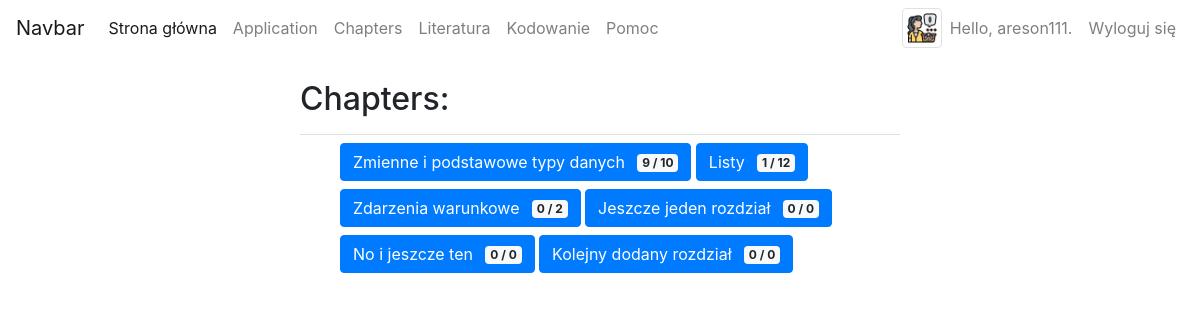
Page /chapters/ (signed in) on the committed database.
### users/models.py (models this page shows, shortened)
class Profile(models.Model):
    user = models.OneToOneField(User, on_delete=models.CASCADE)
    education = models.CharField(choices=EDUCATION_CHOICES, max_length=200)
    age = models.IntegerField()
    profile_image = models.ImageField(default='default-avatar.png', upload_to='users/', null=True, blank=True)
    points = models.IntegerField(default=0)

### chapters/models.py (models this page shows, shortened)
class Chapter(models.Model):
    name = models.CharField(max_length=200)
    text = models.TextField()
    date_added = models.DateTimeField(auto_now_add=True)
    def __str__(self):
        return self.name
    def get_chapter_points(self):
        topics = Topic.objects.filter(chapter_id=self.id)
        ch_points = 0
        for topic in topics:
            ch_points += topic.points
        return ch_points
    def user_chapter_points(self, user):
        topics = Topic.objects.filter(chapter_id=self.id)
        user_points = 0
        for topic in topics:
            approaches = topic.userapproach_set.all()
            for approach in approaches:
                if approach.user == user:
                    user_points += approach.points_earned
        return user_points

class Topic(models.Model):
    chapter = models.ForeignKey(Chapter, on_delete=models.DO_NOTHING)
    name = models.CharField(max_length=200)
    text = models.TextField()
    approach = models.TextField(default='print("Hello World!")')
    points = models.IntegerField(default=3)
    date_added = models.DateTimeField(auto_now_add=True)
    output = models.TextField(default='Hello World!')

class UserApproach(models.Model):
    user = models.ForeignKey(User, on_delete=models.CASCADE)
    topic = models.ForeignKey(Topic, on_delete=models.CASCADE)
    user_approach = models.TextField(default='')
    points_awarded = models.BooleanField(default=False)
    points_earned = models.IntegerField(default=0)

### chapters/views.py (the view)
# urls.py: path('', include(('chapters.urls', 'chapters'), namespace='chapters')),
@login_required
def chapters(request):
    chapters = Chapter.objects.order_by('id')
    context = {'chapters': chapters}
    return render(request, 'chapters/chapters.html', context)

### chapters/templatetags/chapters_extras.py (called while the page is built)
@register.simple_tag
def get_chapter_points_tag(chapter, user):
    return chapter.user_chapter_points(user)

### chapters/templates/chapters/chapters.html (shortened to what this page needs)
<html lang="pl">
{% extends "chapters/baza.html" %}
{% load  chapters_extras %}
{% block header %}
  <h2>Chapters:</h2>
{% endblock header %}
{% block content %}
<ul>
    {% for chapter in chapters %}
    <a class="ch_button_a" href="{% url 'chapters:topic' chapter.id %}"><button type="button" class="btn btn-primary mb-2">
      {{ chapter }} <span class="badge badge-light ml-2">
        {% get_chapter_points_tag chapter user %} / {{ chapter.get_chapter_points }}</span>
    </button></a>
    {% empty %}
      <li>No chapters have been added yet.</li>
    {% endfor %}
</ul>
{% endblock content %}

### chapters/templates/chapters/navbar.html (shortened to what this page needs)
<nav class="navbar navbar-expand-lg navbar-light">
  <a class="navbar-brand" href="#">Navbar</a>
  <div class="collapse navbar-collapse" id="navbarSupportedContent">
    <ul class="navbar-nav mr-auto">
      <li class="nav-item active te">
        <a class="nav-link" href="{% url 'chapters:index' %}">Strona główna <span class="sr-only">(current)</span></a>
      </li>
      <li class="nav-item">
        <a class="nav-link" href="{% url 'chapters:index' %}">Application</a>
      </li>
      <li class="nav-item">
        <a class="nav-link" href="{% url 'chapters:chapters' %}">Chapters</a>
      </li>
      <li class="nav-item">
        <a class="nav-link" href="{% url 'chapters:literatura' %}">Literatura</a>
      </li>
      <li class="nav-item">
        <a class="nav-link" href="{% url 'chapters:kodowanie' %}">Kodowanie</a>
      </li>
      <li class="nav-item">
        <a class="nav-link" href="{% url 'chapters:pomoc' %}">Pomoc</a>
      </li>
    </ul>
    <ul class="navbar-nav justify-content-end">
        {% if user.is_authenticated %}
        <li class="text-center ">
          <img title="profile image" src="{{ user.profile.profile_image.url }}" class="avatar img-circle img-thumbnail" alt="avatar" height="40" width="40">
        </li>
      <li class="nav-item">
        <a class="nav-link" href="{% url 'users:profile' %}">Hello, {{ user.username }}.</a>
      </li>
      <li class="nav-item">
        <a class="nav-link" href="{% url 'users:logout' %}">Wyloguj się</a>
      </li>
        {% endif %}
    </ul>
  </div>
</nav>

### static/css/style.css (style rules this page uses)
body { background-color: coral; font-family: 'Josefin Sans', sans-serif; font-size: 20px; }

### rows in the picture
Chapter: name "Zmienne i podstawowe typy danych", id.topic_id "9", get_chapter_points "10"
Chapter: name "Listy", id.topic_id "1", get_chapter_points "12"
Chapter: name "Zdarzenia warunkowe", id.points_earned "0", get_chapter_points "2"
Chapter: name "Jeszcze jeden rozdział", id "0", get_chapter_points "0"
Chapter: name "No i jeszcze ten", id "0", get_chapter_points "0"
Chapter: name "Kolejny dodany rozdział", id "0", get_chapter_points "0"

### other values in the picture
{{ user.username }} "areson111"
